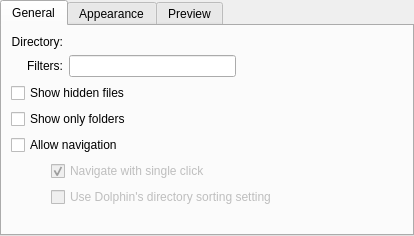
<?xml version="1.0" encoding="UTF-8"?>
<ui version="4.0">
 <class>QuickAccessConfig</class>
 <widget class="KTabWidget" name="QuickAccessConfig">
  <property name="geometry">
   <rect>
    <x>0</x>
    <y>0</y>
    <width>414</width>
    <height>236</height>
   </rect>
  </property>
  <property name="windowTitle">
   <string>Form</string>
  </property>
  <property name="currentIndex">
   <number>0</number>
  </property>
  <widget class="QWidget" name="general">
   <attribute name="title">
    <string>General</string>
   </attribute>
   <layout class="QVBoxLayout" name="verticalLayout_2">
    <item>
     <layout class="QFormLayout" name="formLayout_2">
      <property name="labelAlignment">
       <set>Qt::AlignRight|Qt::AlignTrailing|Qt::AlignVCenter</set>
      </property>
      <item row="0" column="0">
       <widget class="QLabel" name="selectLabel">
        <property name="text">
         <string>Directory:</string>
        </property>
        <property name="alignment">
         <set>Qt::AlignRight|Qt::AlignTrailing|Qt::AlignVCenter</set>
        </property>
        <property name="buddy">
         <cstring>urlRequester</cstring>
        </property>
       </widget>
      </item>
      <item row="0" column="1">
       <widget class="KUrlRequester" name="urlRequester">
        <property name="sizePolicy">
         <sizepolicy hsizetype="Preferred" vsizetype="Preferred">
          <horstretch>1</horstretch>
          <verstretch>0</verstretch>
         </sizepolicy>
        </property>
       </widget>
      </item>
      <item row="1" column="0">
       <widget class="QLabel" name="filterLabel">
        <property name="text">
         <string>Filters:</string>
        </property>
        <property name="alignment">
         <set>Qt::AlignRight|Qt::AlignTrailing|Qt::AlignVCenter</set>
        </property>
        <property name="buddy">
         <cstring>filterEdit</cstring>
        </property>
       </widget>
      </item>
      <item row="1" column="1">
       <layout class="QHBoxLayout" name="horizontalLayout">
        <item>
         <widget class="KLineEdit" name="filterEdit">
          <property name="sizePolicy">
           <sizepolicy hsizetype="Expanding" vsizetype="Fixed">
            <horstretch>0</horstretch>
            <verstretch>0</verstretch>
           </sizepolicy>
          </property>
         </widget>
        </item>
        <item>
         <spacer name="horizontalSpacer">
          <property name="orientation">
           <enum>Qt::Horizontal</enum>
          </property>
          <property name="sizeHint" stdset="0">
           <size>
            <width>40</width>
            <height>20</height>
           </size>
          </property>
         </spacer>
        </item>
       </layout>
      </item>
     </layout>
    </item>
    <item>
     <widget class="QCheckBox" name="hiddenBox">
      <property name="text">
       <string>Show hidden files</string>
      </property>
     </widget>
    </item>
    <item>
     <widget class="QCheckBox" name="onlyDirsBox">
      <property name="text">
       <string>Show only folders</string>
      </property>
     </widget>
    </item>
    <item>
     <widget class="QCheckBox" name="navigationBox">
      <property name="text">
       <string>Allow navigation</string>
      </property>
     </widget>
    </item>
    <item>
     <layout class="QHBoxLayout" name="horizontalLayout_4">
      <item>
       <spacer name="horizontalSpacer_2">
        <property name="orientation">
         <enum>Qt::Horizontal</enum>
        </property>
        <property name="sizeType">
         <enum>QSizePolicy::Fixed</enum>
        </property>
        <property name="sizeHint" stdset="0">
         <size>
          <width>40</width>
          <height>20</height>
         </size>
        </property>
       </spacer>
      </item>
      <item>
       <widget class="QCheckBox" name="singleClickBox">
        <property name="enabled">
         <bool>false</bool>
        </property>
        <property name="text">
         <string>Navigate with single click</string>
        </property>
        <property name="checked">
         <bool>true</bool>
        </property>
       </widget>
      </item>
     </layout>
    </item>
    <item>
     <layout class="QHBoxLayout" name="horizontalLayout_2">
      <item>
       <spacer name="horizontalSpacer_3">
        <property name="orientation">
         <enum>Qt::Horizontal</enum>
        </property>
        <property name="sizeType">
         <enum>QSizePolicy::Fixed</enum>
        </property>
        <property name="sizeHint" stdset="0">
         <size>
          <width>40</width>
          <height>20</height>
         </size>
        </property>
       </spacer>
      </item>
      <item>
       <widget class="QCheckBox" name="dolphinSortingBox">
        <property name="enabled">
         <bool>false</bool>
        </property>
        <property name="text">
         <string>Use Dolphin's directory sorting setting</string>
        </property>
       </widget>
      </item>
     </layout>
    </item>
    <item>
     <spacer name="verticalSpacer_2">
      <property name="orientation">
       <enum>Qt::Vertical</enum>
      </property>
      <property name="sizeHint" stdset="0">
       <size>
        <width>20</width>
        <height>24</height>
       </size>
      </property>
     </spacer>
    </item>
   </layout>
  </widget>
  <widget class="QWidget" name="appearance">
   <attribute name="title">
    <string>Appearance</string>
   </attribute>
   <layout class="QVBoxLayout" name="verticalLayout">
    <item>
     <layout class="QFormLayout" name="formLayout">
      <property name="fieldGrowthPolicy">
       <enum>QFormLayout::FieldsStayAtSizeHint</enum>
      </property>
      <property name="labelAlignment">
       <set>Qt::AlignRight|Qt::AlignTrailing|Qt::AlignVCenter</set>
      </property>
      <property name="formAlignment">
       <set>Qt::AlignLeading|Qt::AlignLeft|Qt::AlignTop</set>
      </property>
      <item row="0" column="0">
       <widget class="QLabel" name="label_2">
        <property name="sizePolicy">
         <sizepolicy hsizetype="Preferred" vsizetype="Expanding">
          <horstretch>0</horstretch>
          <verstretch>0</verstretch>
         </sizepolicy>
        </property>
        <property name="text">
         <string>Custom icon:</string>
        </property>
        <property name="alignment">
         <set>Qt::AlignRight|Qt::AlignTrailing|Qt::AlignVCenter</set>
        </property>
       </widget>
      </item>
      <item row="0" column="1">
       <widget class="KIconButton" name="iconbutton">
        <property name="sizePolicy">
         <sizepolicy hsizetype="Preferred" vsizetype="Preferred">
          <horstretch>0</horstretch>
          <verstretch>0</verstretch>
         </sizepolicy>
        </property>
        <property name="iconSize">
         <number>48</number>
        </property>
       </widget>
      </item>
      <item row="1" column="0">
       <widget class="QLabel" name="label">
        <property name="sizePolicy">
         <sizepolicy hsizetype="Preferred" vsizetype="Expanding">
          <horstretch>0</horstretch>
          <verstretch>0</verstretch>
         </sizepolicy>
        </property>
        <property name="text">
         <string>Icon SIze:</string>
        </property>
        <property name="alignment">
         <set>Qt::AlignRight|Qt::AlignTrailing|Qt::AlignVCenter</set>
        </property>
       </widget>
      </item>
      <item row="1" column="1">
       <widget class="QComboBox" name="iconSizeCombo">
        <item>
         <property name="text">
          <string>16</string>
         </property>
        </item>
        <item>
         <property name="text">
          <string>22</string>
         </property>
        </item>
        <item>
         <property name="text">
          <string>32</string>
         </property>
        </item>
        <item>
         <property name="text">
          <string>48</string>
         </property>
        </item>
        <item>
         <property name="text">
          <string>64</string>
         </property>
        </item>
        <item>
         <property name="text">
          <string>128</string>
         </property>
        </item>
       </widget>
      </item>
      <item row="2" column="0">
       <widget class="QLabel" name="label_3">
        <property name="sizePolicy">
         <sizepolicy hsizetype="Preferred" vsizetype="Expanding">
          <horstretch>0</horstretch>
          <verstretch>0</verstretch>
         </sizepolicy>
        </property>
        <property name="text">
         <string>View mode:</string>
        </property>
        <property name="alignment">
         <set>Qt::AlignRight|Qt::AlignTrailing|Qt::AlignVCenter</set>
        </property>
       </widget>
      </item>
      <item row="2" column="1">
       <widget class="QComboBox" name="viewModeCombo">
        <item>
         <property name="text">
          <string>List mode</string>
         </property>
        </item>
        <item>
         <property name="text">
          <string>Icon mode</string>
         </property>
        </item>
       </widget>
      </item>
     </layout>
    </item>
    <item>
     <widget class="QCheckBox" name="tooltipBox">
      <property name="text">
       <string>Show tooltips</string>
      </property>
     </widget>
    </item>
    <item>
     <widget class="QCheckBox" name="customLabelBox">
      <property name="text">
       <string>Use a custom Label</string>
      </property>
     </widget>
    </item>
    <item>
     <layout class="QHBoxLayout" name="horizontalLayout_3">
      <item>
       <spacer name="horizontalSpacer_5">
        <property name="orientation">
         <enum>Qt::Horizontal</enum>
        </property>
        <property name="sizeHint" stdset="0">
         <size>
          <width>40</width>
          <height>20</height>
         </size>
        </property>
       </spacer>
      </item>
      <item>
       <widget class="QLabel" name="customLabel">
        <property name="enabled">
         <bool>false</bool>
        </property>
        <property name="text">
         <string>Label:</string>
        </property>
        <property name="alignment">
         <set>Qt::AlignRight|Qt::AlignTrailing|Qt::AlignVCenter</set>
        </property>
        <property name="buddy">
         <cstring>customLabelEdit</cstring>
        </property>
       </widget>
      </item>
      <item>
       <widget class="QLineEdit" name="customLabelEdit">
        <property name="enabled">
         <bool>false</bool>
        </property>
        <property name="sizePolicy">
         <sizepolicy hsizetype="Expanding" vsizetype="Fixed">
          <horstretch>1</horstretch>
          <verstretch>0</verstretch>
         </sizepolicy>
        </property>
       </widget>
      </item>
     </layout>
    </item>
    <item>
     <spacer name="verticalSpacer">
      <property name="orientation">
       <enum>Qt::Vertical</enum>
      </property>
      <property name="sizeHint" stdset="0">
       <size>
        <width>20</width>
        <height>73</height>
       </size>
      </property>
     </spacer>
    </item>
   </layout>
  </widget>
  <widget class="QWidget" name="preview">
   <attribute name="title">
    <string>Preview</string>
   </attribute>
   <layout class="QVBoxLayout" name="verticalLayout_4">
    <item>
     <widget class="QCheckBox" name="previewBox">
      <property name="text">
       <string>Show Previews</string>
      </property>
     </widget>
    </item>
    <item>
     <widget class="Line" name="line">
      <property name="orientation">
       <enum>Qt::Horizontal</enum>
      </property>
     </widget>
    </item>
    <item>
     <widget class="QLabel" name="previewLabel1">
      <property name="text">
       <string>Preview plugins:</string>
      </property>
     </widget>
    </item>
    <item>
     <layout class="QHBoxLayout" name="pluginLayout">
      <item>
       <widget class="QLabel" name="previewLabel2">
        <property name="text">
         <string>Here you can enable/disable the plugins.</string>
        </property>
        <property name="wordWrap">
         <bool>true</bool>
        </property>
       </widget>
      </item>
      <item>
       <widget class="Line" name="line_2">
        <property name="orientation">
         <enum>Qt::Vertical</enum>
        </property>
       </widget>
      </item>
     </layout>
    </item>
   </layout>
  </widget>
 </widget>
 <customwidgets>
  <customwidget>
   <class>KIconButton</class>
   <extends>QPushButton</extends>
   <header>kicondialog.h</header>
  </customwidget>
  <customwidget>
   <class>KLineEdit</class>
   <extends>QLineEdit</extends>
   <header>klineedit.h</header>
  </customwidget>
  <customwidget>
   <class>KTabWidget</class>
   <extends>QTabWidget</extends>
   <header>ktabwidget.h</header>
   <container>1</container>
  </customwidget>
  <customwidget>
   <class>KUrlRequester</class>
   <extends>QFrame</extends>
   <header>kurlrequester.h</header>
   <container>1</container>
  </customwidget>
 </customwidgets>
 <resources/>
 <connections>
  <connection>
   <sender>customLabelBox</sender>
   <signal>clicked(bool)</signal>
   <receiver>customLabel</receiver>
   <slot>setEnabled(bool)</slot>
   <hints>
    <hint type="sourcelabel">
     <x>20</x>
     <y>160</y>
    </hint>
    <hint type="destinationlabel">
     <x>90</x>
     <y>187</y>
    </hint>
   </hints>
  </connection>
  <connection>
   <sender>customLabelBox</sender>
   <signal>clicked(bool)</signal>
   <receiver>customLabelEdit</receiver>
   <slot>setEnabled(bool)</slot>
   <hints>
    <hint type="sourcelabel">
     <x>86</x>
     <y>160</y>
    </hint>
    <hint type="destinationlabel">
     <x>337</x>
     <y>187</y>
    </hint>
   </hints>
  </connection>
  <connection>
   <sender>navigationBox</sender>
   <signal>toggled(bool)</signal>
   <receiver>singleClickBox</receiver>
   <slot>setEnabled(bool)</slot>
   <hints>
    <hint type="sourcelabel">
     <x>64</x>
     <y>157</y>
    </hint>
    <hint type="destinationlabel">
     <x>76</x>
     <y>180</y>
    </hint>
   </hints>
  </connection>
  <connection>
   <sender>navigationBox</sender>
   <signal>toggled(bool)</signal>
   <receiver>dolphinSortingBox</receiver>
   <slot>setEnabled(bool)</slot>
   <hints>
    <hint type="sourcelabel">
     <x>49</x>
     <y>148</y>
    </hint>
    <hint type="destinationlabel">
     <x>138</x>
     <y>212</y>
    </hint>
   </hints>
  </connection>
 </connections>
</ui>
